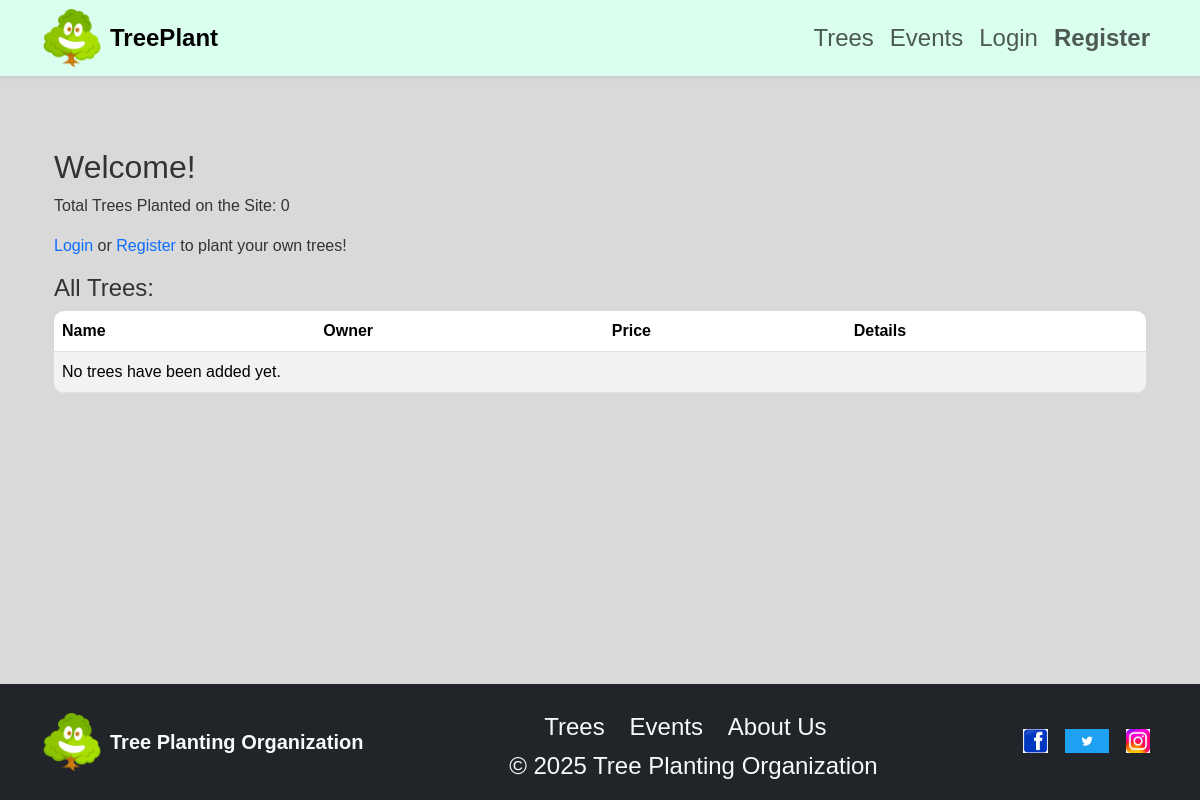
Before: / with the older database file.
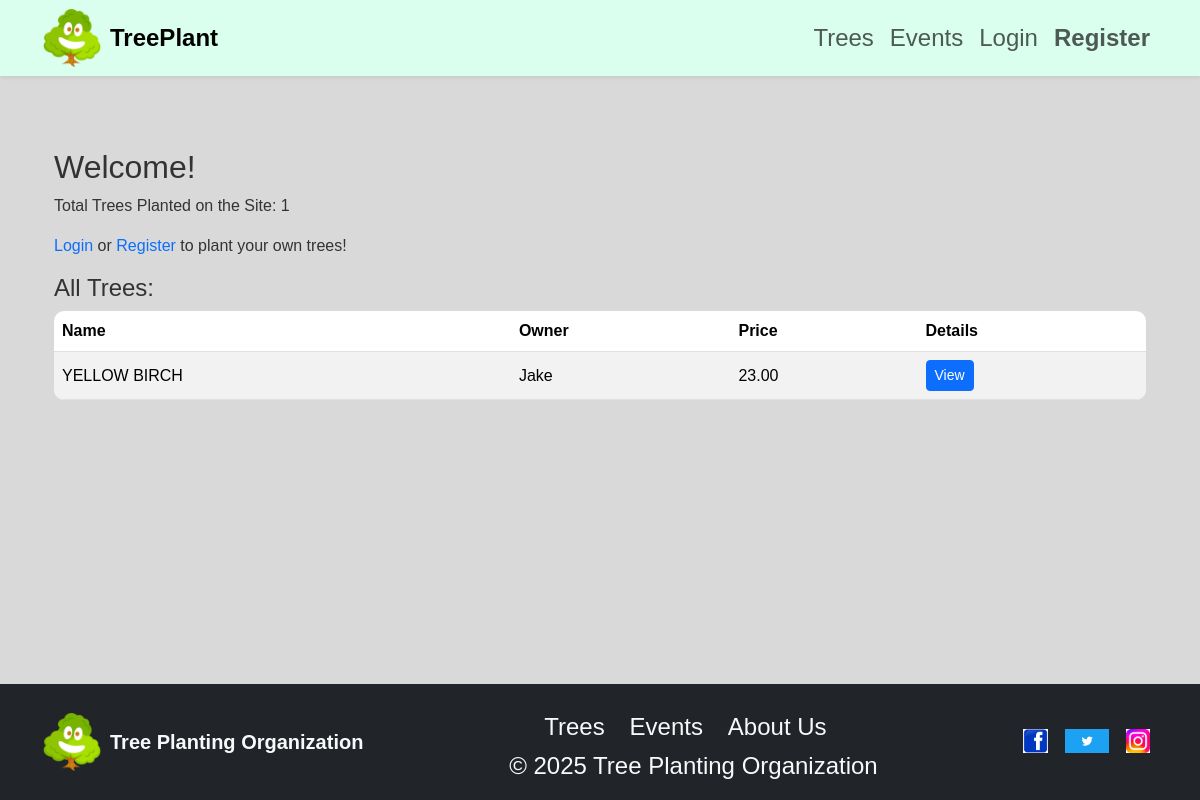
After: the same page with the newer database file.
### trees/models.py (models this page shows, shortened)
class Tree(models.Model):
    name = models.CharField(max_length=200)
    description = models.TextField()
    image = models.ImageField(upload_to="tree_images/", null=True, blank=True)
    location = models.CharField(max_length=200)
    price = models.DecimalField(max_digits=10, decimal_places=2, null=True, blank=True)
    owner = models.ForeignKey(User, on_delete=models.CASCADE)
    date_added = models.DateTimeField(auto_now_add=True)

### trees/views.py (the view)
# urls.py: path('', views.dashboard, name='dashboard'),
def dashboard(request):
    trees = Tree.objects.all()  # show all trees
    total_trees = trees.count()
    context = {
        'trees': trees,
        'total_trees': total_trees,
    }
    if request.user.is_authenticated:
        user_trees = trees.filter(owner=request.user)
        context['user_trees'] = user_trees
        context['user_total'] = user_trees.count()
    return render(request, 'tree_app/dashboard.html', context)

### trees/templates/tree_app/dashboard.html (shortened to what this page needs)
{% extends 'home.html' %}
{% load static %}
{% block content %}
<div class="container mt-5">
    <h2>Welcome{% if user.is_authenticated %}, {{ user.username }}{% endif %}!</h2>
    <p>Total Trees Planted on the Site: {{ total_trees }}</p>
    {% if user.is_authenticated %}
    <p>Your Trees: {{ user_total }}</p>
    <a href="{% url 'add_tree' %}" class="btn btn-success mb-3">Add New Tree</a>
    {% else %}
    <p><a href="{% url 'login' %}">Login</a> or <a href="{% url 'register' %}">Register</a> to plant your own trees!</p>
    {% endif %}
    <h4>All Trees:</h4>
    <table class="table table-striped">
        <thead>
            <tr>
                <th>Name</th>
                <th>Owner</th>
                <th>Price</th>
                <th>Details</th>
            </tr>
        </thead>
        <tbody>
            {% for tree in trees %}
            <tr>
                <td>{{ tree.name }}</td>
                <td>{{ tree.owner.username }}</td>
                <td>{{ tree.price }}</td>
                <td>
                    <a href="{% url 'tree_detail' tree.id %}" class="btn btn-primary btn-sm">View</a>
                </td>
            </tr>
            {% empty %}
            <tr>
                <td colspan="4">No trees have been added yet.</td>
            </tr>
            {% endfor %}
        </tbody>
    </table>
</div>
{% endblock %}

Changed rows visible on the page:
added Tree: name "YELLOW BIRCH", owner.username "Jake", price "23.00"
Other visible differences:
{{ total_trees }}: "0" → "1"
text no longer shown: "No trees have been added yet."
